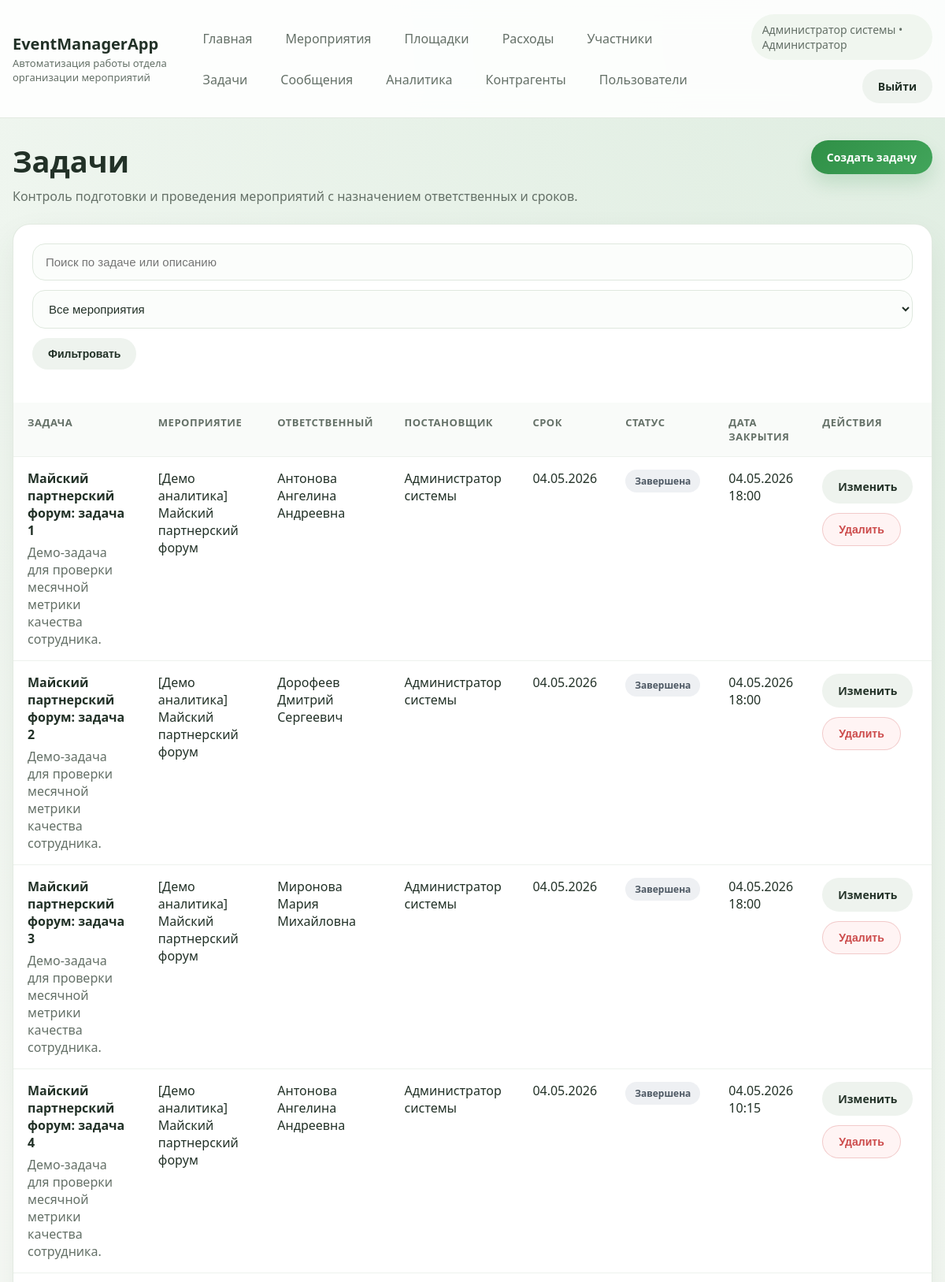
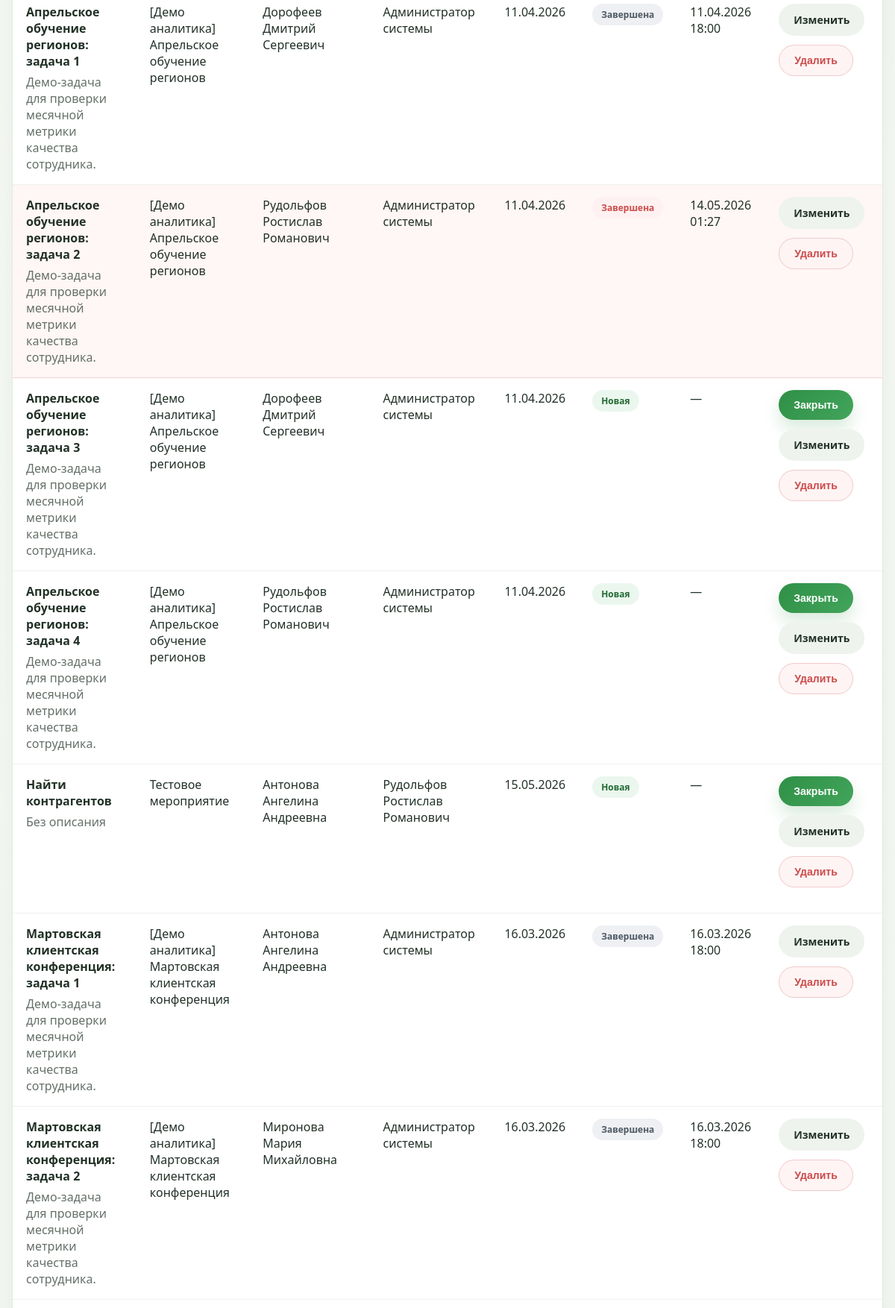
Page /tasks/ (signed in, upper part) on the committed database (2 pictures, top to bottom).
### main/models.py (models this page shows, shortened)
class Employee(AbstractBaseUser, PermissionsMixin):
    ROLE_ADMIN = "admin"
    ROLE_MANAGER = "manager"
    ROLE_ASSISTANT = "assistant"
    ROLE_TEAMLEAD = "teamlead"
    ROLE_CHOICES = [
        (ROLE_ADMIN, "Администратор"),
        (ROLE_MANAGER, "Менеджер"),
        (ROLE_ASSISTANT, "Ассистент"),
        (ROLE_TEAMLEAD, "Руководитель"),
    ]
    e_id = models.BigAutoField(primary_key=True)
    login = models.CharField(max_length=50, unique=True, verbose_name="Логин")
    position = models.CharField(max_length=50, choices=ROLE_CHOICES, verbose_name="Роль")
    fullname = models.CharField(max_length=255, verbose_name="ФИО")
    email = models.EmailField(blank=True, null=True, verbose_name="Почта")
    phone = models.CharField(max_length=50, blank=True, null=True, verbose_name="Телефон")
    age = models.IntegerField(blank=True, null=True, verbose_name="Возраст")
    is_active = models.BooleanField(default=True)
    is_staff = models.BooleanField(default=False)
    objects = EmployeeManager()
    USERNAME_FIELD = "login"
    REQUIRED_FIELDS = []
    class Meta:
        db_table = "employee"
        ordering = ["fullname", "login"]
        permissions = [
            ("can_create_task", "Can create task"),
            ("can_generate_report", "Can generate report"),
        ]
    def __str__(self):
        return self.fullname or self.login
    @property
    def role_label(self):
        if self.is_superuser and not self.position:
            return "Администратор"
        return dict(self.ROLE_CHOICES).get(self.position, self.position)
    @property
    def is_admin(self):
        return self.position == self.ROLE_ADMIN or self.is_superuser
    @property
    def can_manage_users(self):
        return self.is_admin
    @property
    def can_delete_tasks(self):
        return self.is_superuser or self.position in {self.ROLE_ADMIN, self.ROLE_TEAMLEAD}
    @property
    def can_close_tasks(self):
        return self.is_superuser or self.position in {self.ROLE_ADMIN, self.ROLE_MANAGER, self.ROLE_TEAMLEAD}

class Task(models.Model):
    STATUS_NEW = "Новая"
    STATUS_IN_PROGRESS = "В работе"
    STATUS_DONE = "Завершена"
    STATUS_CHOICES = [
        (STATUS_NEW, "Новая"),
        (STATUS_IN_PROGRESS, "В работе"),
        (STATUS_DONE, "Завершена"),
    ]
    task_id = models.AutoField(primary_key=True)
    event = models.ForeignKey(Event, models.DO_NOTHING, db_column="event_id", verbose_name="Мероприятие")
    e = models.ForeignKey(
        Employee,
        models.DO_NOTHING,
        blank=True,
        null=True,
        db_column="e_id",
        related_name="assigned_tasks",
        verbose_name="Ответственный",
    )
    operator = models.ForeignKey(
        Employee,
        models.DO_NOTHING,
        db_column="operator_id",
        related_name="created_tasks",
        verbose_name="Постановщик",
    )
    title = models.TextField(verbose_name="Название")
    description = models.TextField(blank=True, null=True, verbose_name="Описание")
    deadline = models.TextField(blank=True, null=True, verbose_name="Срок")
    status = models.TextField(verbose_name="Статус")
    closed_at = models.DateTimeField(blank=True, null=True, verbose_name="Дата закрытия")
    class Meta:
        managed = False
        db_table = "task"
        ordering = ["deadline", "task_id"]

class Event(models.Model):
    STATUS_DRAFT = "Черновик"
    STATUS_PREPARATION = "Подготовка"
    STATUS_ACTIVE = "Проведение"
    STATUS_FINISHED = "Завершено"
    STATUS_CHOICES = [
        (STATUS_DRAFT, "Черновик"),
        (STATUS_PREPARATION, "Подготовка"),
        (STATUS_ACTIVE, "Проведение"),
        (STATUS_FINISHED, "Завершено"),
    ]
    event_id = models.AutoField(primary_key=True, blank=True)
    p = models.ForeignKey(Place, models.DO_NOTHING, blank=True, null=True, db_column="p_id", verbose_name="Площадка")
    title = models.TextField(verbose_name="Название")
    description = models.TextField(blank=True, null=True, verbose_name="Описание")
    time = models.TextField(blank=True, null=True, verbose_name="Дата и время")
    end_date = models.TextField(blank=True, null=True, verbose_name="Дата окончания")
    planned_budget = models.FloatField(
        blank=True,
        null=True,
        default=0,
        validators=[MinValueValidator(0)],
        verbose_name="Планируемый бюджет",
    )
    status = models.TextField(verbose_name="Статус")
    created_by = models.ForeignKey(
        Employee,
        models.DO_NOTHING,
        blank=True,
        null=True,
        db_column="created_by_id",
        related_name="created_events",
        verbose_name="Создатель",
    )
    class Meta:
        managed = False
        db_table = "event"
        ordering = ["-event_id"]

### main/views.py (the view)
# urls.py: path("tasks/", views.tasks, name="tasks"),
@login_required
def tasks(request):
    query = request.GET.get("search", "").strip()
    event_id = request.GET.get("event", "").strip()
    visible_events = _visible_events_queryset(request.user)
    object_list = _visible_tasks_queryset(request.user)
    if query:
        object_list = object_list.filter(Q(title__icontains=query) | Q(description__icontains=query))
    if event_id:
        object_list = object_list.filter(event_id=event_id)
    tasks_list = list(object_list)
    for task in tasks_list:
        task.closed_late = _task_closed_late(task)
    return render(
        request,
        "main/tasks.html",
        {
            "tasks": tasks_list,
            "events": visible_events,
            "query": query,
            "selected_event": event_id,
        },
    )

### main/views.py (called while the page is built)
def _visible_tasks_queryset(user):
    queryset = Task.objects.select_related("event", "e", "operator").filter(event__in=_visible_events_queryset(user))
    if user.is_superuser or user.position in {Employee.ROLE_ADMIN, Employee.ROLE_TEAMLEAD}:
        return queryset
    if user.position == Employee.ROLE_MANAGER:
        return queryset.filter(Q(e=user) | Q(operator=user)).distinct()
    return queryset.filter(e=user)

def _visible_events_queryset(user):
    queryset = Event.objects.select_related("p", "created_by")
    if user.is_superuser or user.position in {Employee.ROLE_ADMIN, Employee.ROLE_TEAMLEAD}:
        return queryset
    access_filter = Q(employeeonevent__e=user)
    if user.position == Employee.ROLE_MANAGER:
        access_filter |= Q(created_by=user)
    return queryset.filter(access_filter).distinct()

def _task_closed_late(task):
    if task.status != Task.STATUS_DONE or not task.closed_at:
        return False
    deadline = _parse_task_deadline(task.deadline)
    if deadline is None:
        return False
    closed_at = task.closed_at
    if timezone.is_naive(closed_at):
        closed_at = timezone.make_aware(closed_at, timezone.get_current_timezone())
    return closed_at > deadline

### main/templates/main/tasks.html (shortened to what this page needs)
{% extends 'main/website_headers.html' %}
{% block content %}
    <section class="page-head">
        <div>
            <h1 class="page-title">Задачи</h1>
            <p class="page-subtitle">Контроль подготовки и проведения мероприятий с назначением ответственных и сроков.</p>
        </div>
        <a href="{% url 'add_task' %}" class="btn btn-primary">Создать задачу</a>
    </section>
    <section class="table-card">
        <div class="panel">
            <div class="filters">
                <form method="get">
                    <input class="form-control" type="text" name="search" placeholder="Поиск по задаче или описанию" value="{{ query }}">
                    <select class="form-select" name="event">
                        <option value="">Все мероприятия</option>
                    </select>
                    <button type="submit" class="btn btn-secondary">Фильтровать</button>
                </form>
            </div>
        </div>
        <div class="table-scroll">
            <table>
                <thead>
                    <tr>
                        <th>Задача</th>
                        <th>Мероприятие</th>
                        <th>Ответственный</th>
                        <th>Постановщик</th>
                        <th>Срок</th>
                        <th>Статус</th>
                        <th>Дата закрытия</th>
                        <th>Действия</th>
                    </tr>
                </thead>
                <tbody>
                    {% for task in tasks %}
                        <tr class="{% if task.closed_late %}row-danger{% endif %}">
                            <td>
                                <strong>{{ task.title }}</strong>
                                <div class="muted" style="margin-top:6px;">{{ task.description|default:"Без описания" }}</div>
                            </td>
                            <td>{{ task.event.title }}</td>
                            <td>{{ task.e|default:"Не назначен" }}</td>
                            <td>{{ task.operator }}</td>
                            <td>{{ task.deadline|default:"—" }}</td>
                            <td><span class="badge {% if task.closed_late %}danger{% elif task.status == 'В работе' %}warn{% elif task.status == 'Завершена' %}dark{% endif %}">{{ task.status }}</span></td>
                            <td>{{ task.closed_at|date:"d.m.Y H:i"|default:"—" }}</td>
                            <td>
                                <div class="toolbar">
                                    {% if request.user.can_close_tasks and task.status != 'Завершена' %}
                                        <form action="{% url 'close_task' task.pk %}" method="post" onsubmit="return confirm('Закрыть задачу?');">
                                            <button type="submit" class="btn btn-primary">Закрыть</button>
                                        </form>
                                    {% endif %}
                                    <a href="{% url 'edit_task' task.pk %}" class="btn btn-secondary">Изменить</a>
                                    {% if request.user.can_delete_tasks %}
                                        <form action="{% url 'delete_task' task.pk %}" method="post" onsubmit="return confirm('Удалить задачу?');">
                                            <button type="submit" class="btn btn-danger">Удалить</button>
                                        </form>
                                    {% endif %}
                                </div>
                            </td>
                        </tr>
                    {% empty %}
                        <tr>
                            <td colspan="8" class="empty-state">Задачи пока не заведены.</td>
                        </tr>
                    {% endfor %}
                </tbody>
            </table>
        </div>
    </section>
{% endblock %}

### main/templates/main/website_headers.html (shortened to what this page needs)
{% load static %}
<!DOCTYPE html>
<html lang="ru">
<head>
    <link rel="stylesheet" href="{% static 'main/css/app.css' %}">
</head>
<body>
<div class="site-shell">
    <header class="topbar">
        <div class="topbar-inner">
            <div class="brand">
                <a href="{% url 'main_page' %}" class="brand-title">EventManagerApp</a>
                <div class="brand-subtitle">Автоматизация работы отдела организации мероприятий</div>
            </div>
            {% if request.user.is_authenticated %}
                <nav class="nav-links">
                    <a class="nav-link" href="{% url 'main_page' %}">Главная</a>
                    <a class="nav-link" href="{% url 'events' %}">Мероприятия</a>
                    <a class="nav-link" href="{% url 'places' %}">Площадки</a>
                    <a class="nav-link" href="{% url 'expenses' %}">Расходы</a>
                    <a class="nav-link" href="{% url 'participants' %}">Участники</a>
                    <a class="nav-link" href="{% url 'tasks' %}">Задачи</a>
                    <a class="nav-link" href="{% url 'messages' %}">Сообщения</a>
                    <a class="nav-link" href="{% url 'analytics' %}">Аналитика</a>
                    <a class="nav-link" href="{% url 'contractors' %}">Контрагенты</a>
                    {% if request.user.can_manage_users %}
                        <a class="nav-link" href="{% url 'employees' %}">Пользователи</a>
                    {% endif %}
                </nav>
                <div class="user-panel">
                    <div class="user-chip">{{ request.user.fullname|default:request.user.login }} • {{ request.user.role_label }}</div>
                    <a href="{% url 'logout' %}" class="btn btn-secondary">Выйти</a>
                </div>
            {% endif %}
        </div>
    </header>
    <main class="page-wrap">
        {% block content %}{% endblock %}
    </main>
</div>
</body>
</html>

### main/static/main/css/app.css (style rules this page uses)
:root { --bg: #f4f7f2; --surface: #ffffff; --surface-muted: #f9fbf9; --border: #dfe8de; --text: #223127; --text-muted: #647067; --primary: #2f8f46; --primary-dark: #236a34; --danger: #cc4b4b; --warning: #d89a1d; --shadow: 0 18px 40px rgba(47, 72, 54, 0.08); --radius: 22px; }
* { box-sizing: border-box; }
body { margin: 0; font-family: "Segoe UI", Tahoma, sans-serif; background: radial-gradient(circle at top right, rgba(47, 143, 70, 0.12), transparent 28%), linear-gradient(180deg, #f7faf6 0%, var(--bg) 100%); color: var(--text); }
a { color: inherit; text-decoration: none; }
.site-shell { min-height: 100vh; }
.topbar { position: sticky; top: 0; z-index: 10; background: rgba(255, 255, 255, 0.88); backdrop-filter: blur(18px); border-bottom: 1px solid rgba(223, 232, 222, 0.9); }
.topbar-inner, .page-wrap { width: min(1200px, calc(100% - 32px)); margin: 0 auto; }
.topbar-inner { display: flex; justify-content: space-between; align-items: center; gap: 20px; padding: 18px 0; }
.brand { display: flex; flex-direction: column; gap: 2px; }
.brand-title { font-size: 20px; font-weight: 700; }
.brand-subtitle { font-size: 13px; color: var(--text-muted); }
.nav-links { display: flex; flex-wrap: wrap; gap: 10px; align-items: center; }
.nav-link { padding: 10px 16px; border-radius: 999px; color: var(--text-muted); transition: 0.2s ease; }
.user-panel { display: flex; align-items: center; gap: 12px; flex-wrap: wrap; justify-content: flex-end; }
.user-chip { padding: 10px 14px; border-radius: 999px; background: #f0f6ef; color: var(--text-muted); font-size: 14px; }
.page-wrap { padding: 28px 0 48px; }
.page-head { display: flex; justify-content: space-between; align-items: flex-start; gap: 16px; margin-bottom: 24px; }
.page-title { margin: 0; font-size: clamp(28px, 4vw, 38px); }
.page-subtitle { margin: 8px 0 0; color: var(--text-muted); max-width: 760px; }
.card, .table-card, .form-card, .stats-card { background: var(--surface); border: 1px solid rgba(223, 232, 222, 0.9); border-radius: var(--radius); box-shadow: var(--shadow); }
.panel { padding: 24px; }
.toolbar, .filters { display: flex; flex-wrap: wrap; gap: 12px; align-items: center; margin-bottom: 18px; }
.filters form, .toolbar form { display: flex; flex-wrap: wrap; gap: 12px; width: 100%; }
.form-control, .form-select, textarea { width: 100%; border: 1px solid var(--border); border-radius: 16px; background: #fbfdfb; padding: 14px 16px; font-size: 15px; color: var(--text); outline: none; transition: border-color 0.2s ease, box-shadow 0.2s ease; }
.btn { display: inline-flex; align-items: center; justify-content: center; gap: 8px; border: none; border-radius: 999px; padding: 12px 20px; font-size: 14px; font-weight: 600; cursor: pointer; transition: transform 0.2s ease, box-shadow 0.2s ease, background 0.2s ease; }
.btn-primary { color: #fff; background: linear-gradient(135deg, var(--primary), #42a55b); box-shadow: 0 12px 22px rgba(47, 143, 70, 0.18); }
.btn-secondary { background: #eef3ee; color: var(--text); }
.btn-danger { background: #fff4f4; color: var(--danger); border: 1px solid rgba(204, 75, 75, 0.25); }
.table-card { overflow: hidden; }
.table-scroll { overflow-x: auto; }
table { width: 100%; border-collapse: collapse; }
th, td { padding: 16px 18px; text-align: left; vertical-align: top; border-bottom: 1px solid #edf2ed; }
th { font-size: 13px; color: var(--text-muted); letter-spacing: 0.04em; text-transform: uppercase; background: var(--surface-muted); }
tr.row-danger td { background: #fff6f6; border-bottom-color: rgba(204, 75, 75, 0.22); }
.badge { display: inline-flex; align-items: center; padding: 6px 12px; border-radius: 999px; background: #ebf7ee; color: var(--primary-dark); font-size: 12px; font-weight: 600; }
.badge.dark { background: #eef0f3; color: #4d5863; }
.badge.danger { background: #fff1f1; color: var(--danger); }
.muted { color: var(--text-muted); }

### rows in the picture
Employee: user.fullname "Администратор системы", user.role_label "Администратор"
Task: title "Майский партнерский форум: задача 1", description "Демо-задача для проверки месячной метрики качества сотрудника.", event "[Демо аналитика] Майский партнерский форум", e "Антонова Ангелина Андреевна", operator "Администратор системы", deadline "04.05.2026", status "Завершена", closed_at "04.05.2026 18:00", shows "Удалить"
Task: title "Майский партнерский форум: задача 2", description "Демо-задача для проверки месячной метрики качества сотрудника.", event "[Демо аналитика] Майский партнерский форум", e "Дорофеев Дмитрий Сергеевич", operator "Администратор системы", deadline "04.05.2026", status "Завершена", closed_at "04.05.2026 18:00", shows "Удалить"
Task: title "Майский партнерский форум: задача 3", description "Демо-задача для проверки месячной метрики качества сотрудника.", event "[Демо аналитика] Майский партнерский форум", e "Миронова Мария Михайловна", operator "Администратор системы", deadline "04.05.2026", status "Завершена", closed_at "04.05.2026 18:00", shows "Удалить"
Task: title "Майский партнерский форум: задача 4", description "Демо-задача для проверки месячной метрики качества сотрудника.", event "[Демо аналитика] Майский партнерский форум", e "Антонова Ангелина Андреевна", operator "Администратор системы", deadline "04.05.2026", status "Завершена", closed_at "04.05.2026 10:15", shows "Удалить"
Task: title "Апрельское обучение регионов: задача 1", description "Демо-задача для проверки месячной метрики качества сотрудника.", event "[Демо аналитика] Апрельское обучение регионов", e "Дорофеев Дмитрий Сергеевич", operator "Администратор системы", deadline "11.04.2026", status "Завершена", closed_at "11.04.2026 18:00", shows "Удалить"
Task: title "Апрельское обучение регионов: задача 2", description "Демо-задача для проверки месячной метрики качества сотрудника.", event "[Демо аналитика] Апрельское обучение регионов", e "Рудольфов Ростислав Романович", operator "Администратор системы", deadline "11.04.2026", status "Завершена", closed_at "14.05.2026 01:27", shows "Удалить"
Task: title "Апрельское обучение регионов: задача 3", description "Демо-задача для проверки месячной метрики качества сотрудника.", event "[Демо аналитика] Апрельское обучение регионов", e "Дорофеев Дмитрий Сергеевич", operator "Администратор системы", deadline "11.04.2026", status "Новая", closed_at "—", shows "Закрыть", shows "Удалить"
Task: title "Апрельское обучение регионов: задача 4", description "Демо-задача для проверки месячной метрики качества сотрудника.", event "[Демо аналитика] Апрельское обучение регионов", e "Рудольфов Ростислав Романович", operator "Администратор системы", deadline "11.04.2026", status "Новая", closed_at "—", shows "Закрыть", shows "Удалить"
Task: title "Найти контрагентов", description "Без описания", event "Тестовое мероприятие", e "Антонова Ангелина Андреевна", operator "Рудольфов Ростислав Романович", deadline "15.05.2026", status "Новая", closed_at "—", shows "Закрыть", shows "Удалить"
Task: title "Мартовская клиентская конференция: задача 1", description "Демо-задача для проверки месячной метрики качества сотрудника.", event "[Демо аналитика] Мартовская клиентская конференция", e "Антонова Ангелина Андреевна", operator "Администратор системы", deadline "16.03.2026", status "Завершена", closed_at "16.03.2026 18:00", shows "Удалить"
Task: title "Мартовская клиентская конференция: задача 2", description "Демо-задача для проверки месячной метрики качества сотрудника.", event "[Демо аналитика] Мартовская клиентская конференция", e "Миронова Мария Михайловна", operator "Администратор системы", deadline "16.03.2026", status "Завершена", closed_at "16.03.2026 18:00", shows "Удалить"
